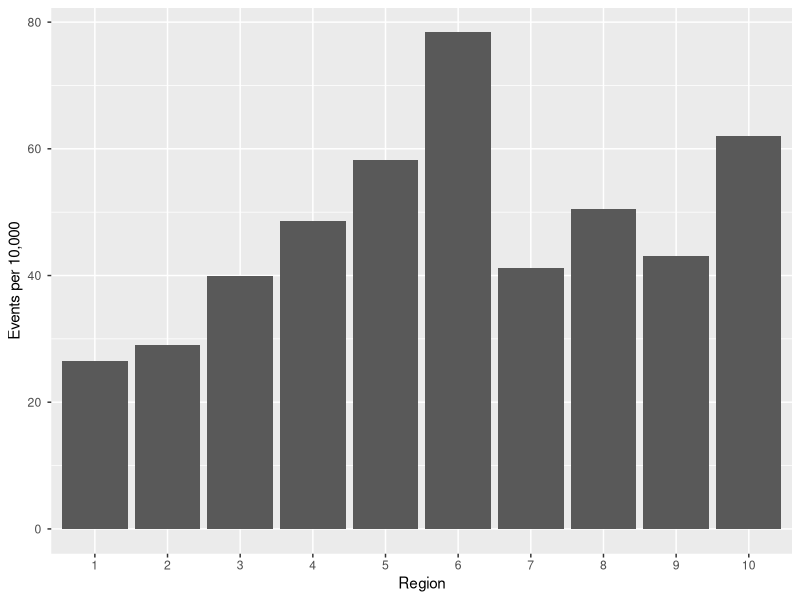
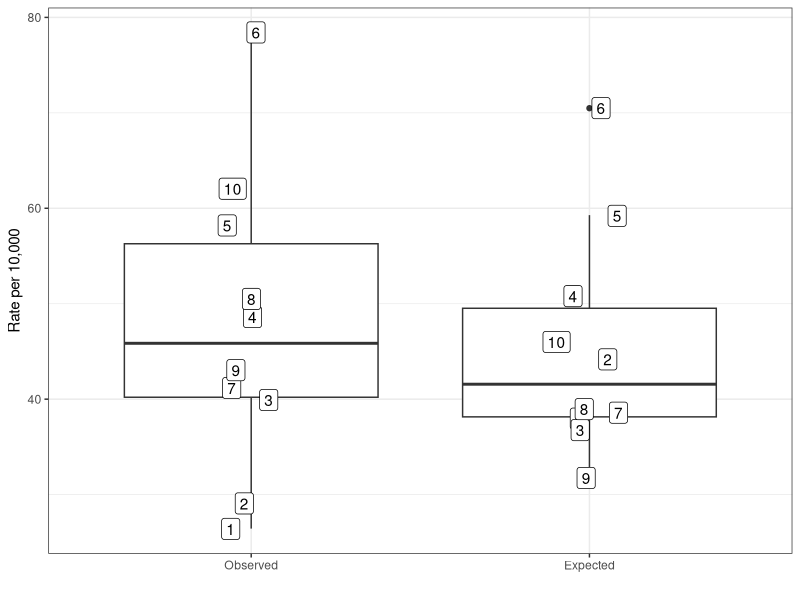
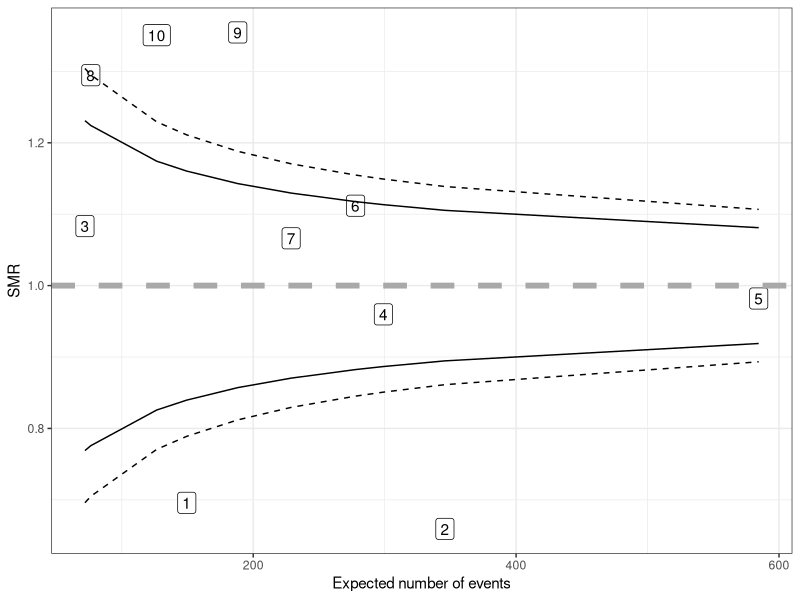

Source code (R) for these figures, in order:
#' ---
#' title: The case for funnel plots
#' author: Abhijit
#' date: February 26, 2019
#' output:
#'     html_document:
#'         toc: true
#'         toc_float: true
#'         theme: journal
#'         highlight: zenburn
#'         keep_md: true
#' ---
#'
#' # Background
#'
#' The statistical idea behind identifying certain HRR's as
#' having excess or deficit numbers of knee transplants after accounting
#' for demographic and clinical factors is to try and model the rate of
#' knee replacements in each region using Poisson regression (accounting
#' for repeated measures, if needed), and use this as indirectly
#' standardized rates accounting for these factors. We can then identify
#' regions which are outliers with respect to these standardized rates.
#'
#' One point of confusion is in how to utilize these standardized rates.
#' The standardization can create a "normalized" distribution of rates,
#' and perhaps merely ranking the rates and seeing which regions change
#' rank the most suffices, or which regions move from "outliers" to
#' "normal" rates after adjustment works. However, this approach, in my
#' opinion, ignores natural variability in the estimates.
#'
#' # A demonstrative simulation
#'
#' We start by creating a population of 500,000 individuals split across
#' 10 regions, , and
#' simulating realistic age, sex and race distributions for each region. The
#' regions differ in size and in local demographic distributions, and so the
#' rates have a natural variability solely dependent on the actual distribution
#' of race, age and sex within each region. Additionally, we added a protective
#' effect for regions 1 and 2 and an excess risk for regions 8, 9 and 10, which
#' represent non-demographic factors in each region that might drive the rate
#' of knee transplants. Ages were distributed as a normal distribution roughly
#' centered at 75 years and with a standard deviation of 5 years, the male: female
#' ratio was set roughly at 50:50 with some regional variability, and race, classified
#' as white, black and other, were simulated to have proportions in 45-60%,
#' 10-30% for whites and blacks, with the rest being classified as other. The
#' following age, sex and race odds ratios were modeled:
#+ ors, echo = F, message = F, warning = F
library(tidyverse)
tribble(~ Variable, ~ `Odds ratio`,
        'Age', '1.1 per year',
        'Male', '0.8',
        'Race: Black', '0,8',
        'Race: Other', '0.6',
        'Region: 1,2', '0.7',
        'Region: 8,9,10', '1.4') %>%
  knitr::kable()
#+ simulation_setup, echo = F, message = F, warning = F
library(tidyverse)
library(broom)
set.seed(2095)
N <- 500000
reg_prob <- c(10,20, 5,15, 25, 10, 15, 5, 15,7)
reg_prob <- reg_prob/sum(reg_prob)
Region <- sample(1:10, N, replace = T,
                 prob = reg_prob)
dat <- tibble(Region)
dat <- dat %>% group_by(Region) %>%
  mutate(Age = rnorm(n(), rnorm(1, 75,3), rnorm(1, 5, 1))) %>%
  mutate(p = rbeta(1, 20, 20)) %>%
  mutate(Sex = sample(c('M','F'), n(), replace = T,
                      prob = c(1 - unique(p), unique(p)))) %>%
  ungroup()
dat$Race <- ""
for(i in 1:10){
  p_white <- runif(1, .45,.60)
  p_black <- runif(1, .10,.30)
  p_other <- 1 - p_white - p_black
  dat$Race[dat$Region == i] = sample(c('White','Black','Other'),
                                sum(dat$Region == i),
                                replace = TRUE,
                                prob = c(p_white, p_black, p_other))
}

linpred <- with(dat, log(0.005) + 0.1*(Age - 75) + log(0.8)*(Sex=='M') +
  log(1.4)*(Region >= 8) + log(0.7)*(Region <= 2) +
  log(0.8)*(Race=='Black') + log(0.6)*(Race == 'Other'))
p <- plogis(linpred)
outcome <- rbernoulli(N, p)
dat$outcome <- outcome
dat <- dat %>% mutate_if(is.character, as.factor) %>%
  mutate(Race = fct_relevel(Race, 'White','Black','Other'))

#' We then simulated the knee replacement statuses of 500,000 individuals,
#' with a baseline rate of 5 replacements per 1000 individuals. We summarize
#' the observed knee replacement rates by region in the bar graph below
#+ obs_rates, echo = F, message = F, warning = F
dat %>% group_by(Region) %>% summarize(p_hat = mean(outcome)) %>%
  ggplot(aes(as.factor(Region), p_hat))+geom_bar(stat = 'identity') +
    labs(x = 'Region', y = 'Observed rates') +
  scale_y_continuous('Events per 10,000', labels = scales::unit_format(unit = '', scale = 1e4))

#' We note that, just by natural variability, region 6 has a higher rate of
#' replacements than regions 8, 9 or 10, which have an extraneous increased
#' rate of transplants in the simulation.
#'
#' We then model the rates using GLMs (in this case logistic regression, but
#' Poission could have been used just as easily given the low baseline rate),
#' adjusting for age, race and sex. We also did nested models with just age, and with
#' age and sex as well. We'll concentrate on the full model, since it makes the point
#+ models, include = F, cache = TRUE
m1 <- glm(outcome~Age,  data=dat, family = 'binomial')
m2 <- update(m1, . ~ . + Sex)
m3 <- update(m2, . ~ . + Race)

mods <- list('Model1' = m1, 'Model2' = m2, 'Model3' = m3)
checks <- map(mods, ~augment(., data = dat, type.predict = 'response') %>%
                group_by(Region) %>%
               summarize(obs = sum(outcome), expect = sum(.fitted),
                       SMR = obs/expect, N = n() ) %>%
                mutate(obs_rate = obs/N*10000, exp_rate = expect/N*10000))

#' We can then look at the predicted regional rate estimates from the model,
#' which can be considered as indirectly adjusted rates, compared to the observed
#' rates, in the boxplot below. The labels refer to the regions.
#+ boxplot, echo = F, warning = F, message = F

bl <- checks[[3]] %>% select(Region, obs_rate, exp_rate) %>%
  rename(Observed = obs_rate, Expected = exp_rate) %>%
  gather(variable, value , -Region) %>%
  mutate(variable = forcats::fct_relevel(variable, 'Observed'))

ggplot(bl, aes(x = variable, y = value)) +
  geom_boxplot() +
  geom_label(aes(label = Region),
             position = position_jitter(width = 0.1)) +
  labs(x = '', y = 'Rate per 10,000') +
  theme_bw()

#' We see that regions 1, 8, 9, 10 fall in the box after adjustment,
#' which might be interpreted as being "normal" regions once you account
#' for demographics. Moreover, regions 4,5, 6, 7, which are "normal"
#' regions in the simulation, appear as outliers. This shows that
#' looking at the predicted (adjusted) rates, in not at all the right
#' approach.
#'
#' # The case for statistical variability assessment and funnel plots
#'
#' If we think a bit more about this quesiton, the null hypothesis we
#' are assuming is that there is no extraneous factors other than
#' demographics that explain the regional variabilty. If this is true,
#' then if we model the rates on the demographics, all that should be
#' left is statistical variability. Under this assumption of
#' residual statistical variability, we should look for outliers in
#' the "residuals" to see suggestions of the falsehood of our implied
#' null hypothesis. In Poisson regression, we are modeling the log-rates,
#' so the residuals can be considered as
#' $\log$(Observed) - $\log$(Expected), which is the logarithm of the
#' SMR. The standard funnel plot in this scenario plots the SMR against
#' the expected number of events, and puts control bounds based on
#' natural Poisson variabiity (or a normal approximation to it). We use
#' the normal approximation in the following plot, resulting from
#' modeling all the demographics,
#+ funnel, echo = F, warning = F, message = F
funnel_SMR <- function(d){
  ggplot(d) + geom_label(aes(x = expect, y = SMR, label = Region)) +
    geom_line(aes(x = expect, y = 1 - 1.96 * sqrt(1/expect))) +
    geom_line(aes(x = expect, y = 1 + 1.96 * sqrt(1/expect))) +
    geom_line(aes(x = expect, y = 1 - 2.58 * sqrt(1/expect)), linetype = 2) +
    geom_line(aes(x = expect, y = 1 + 2.58 * sqrt(1/expect)), linetype = 2) +
    geom_hline(yintercept = 1, linetype = 2, color = 'darkgrey',
               size = 2) +
    theme_bw() +
    labs(x = 'Expected number of events', y = 'SMR')
}
plts <- map(checks, funnel_SMR)
plts[[3]]

#' We see in this plot that the correct regions are identified as being
#' at excess (8, 9, 10) and diminished (1,2) risk of replacements.
#'
#' Let's expound on this a bit more. If the only factors driving the
#' replacement rate was demographics, we would expect the observed
#' rate to be close to the predicted rate when adjusting for age, race
#' and sex, while if there was some extraneous factor affecting the rate,
#'  we would see  poor agreement with the predicted rate, since the
#'  adjustment isn't accounting for an unmeasured factor.
#'
#' # The fuller model
#'
#' The underlying conceptual model that Mike proposes is
#'
#' ```
#' rate = [patient characteristics] + [physician characteristics] + [behavioral characteristics] + error
#' ```
#'
